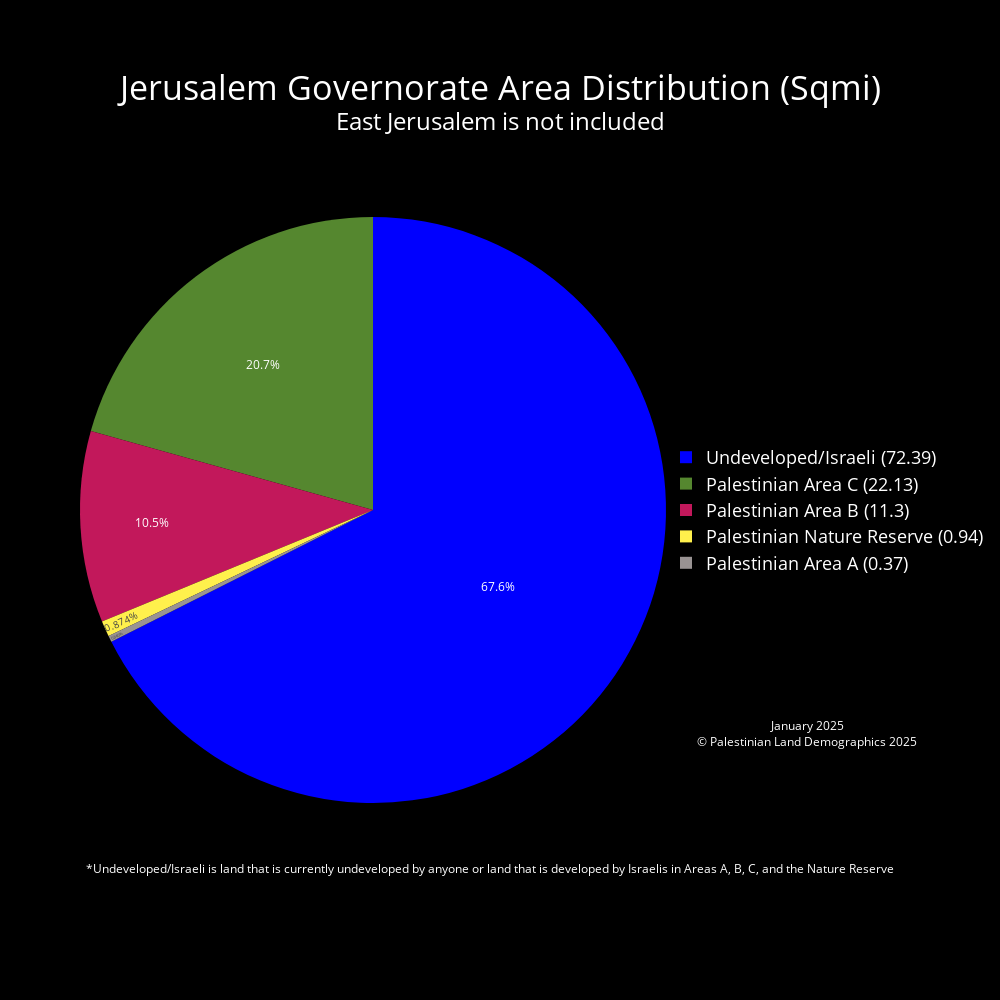

Here is the notebook cell this chart was saved with:
### Code cell
# Jerusalem Governorate (Not including East Jerusalem)
West_Bank_Governorates = Governorates[Governorates['Governorates_Code'] < 2000]
Jerusalem_gov = West_Bank_Governorates[West_Bank_Governorates['Governorates_Name'] == 'Jerusalem']
# Clip to Governorate
Jerusalem_land_mass = gpd.clip(Palestinian_Land_Mass, Jerusalem_gov)
Jerusalem_seam_zone = gpd.clip(Seam_Zone, Jerusalem_gov)
# Calculate Area for clipped layer
Jerusalem_land_mass['Area_sqmi'] = Jerusalem_land_mass['geometry'].to_crs(epsg=28191).area * 3.8610215854245e-7
Jerusalem_seam_zone['Area_sqmi'] = Jerusalem_seam_zone['geometry'].to_crs(epsg=28191).area * 3.8610215854245e-7
# Plot for Visualization (Includes East Jerusalem)
fig, ax = plt.subplots()
Jerusalem_gov.plot(ax = ax, facecolor = "white", edgecolor = "black", label = "Jerusalem Governorate")
Jerusalem_seam_zone.plot(ax=ax, facecolor = "#1a237e", edgecolor = "#1a237e", label = "Palestinian Seam Zone in Jerusalem")
Jerusalem_land_mass.plot(ax = ax, facecolor = "green", edgecolor = "green", label = "Palestinian Land Mass in Jerusalem")
plt.title(f"Palestinian Land Mass Jerusalem")
plt.xlabel('Longitude')
plt.ylabel('Latitude')
plt.show()
# Calculate the land mass in areas a, b, c etc.. Excludes East Jerusalem, and East Jerusalem land area
# Jerusalem_seam_zone['Area_sqmi'].groupby([Jerusalem_seam_zone['CLASS']]).sum()
# Palestinian_Land_Mass_East_Jerusalem['Area_sqmi'].groupby(Palestinian_Land_Mass_East_Jerusalem['CLASS']).sum()
# Palestinian_Seam_Zone_East_Jerusalem['Area_sqmi'].groupby(Palestinian_Seam_Zone_East_Jerusalem['CLASS']).sum()
Jerusalem_gov_area_a_area = Jerusalem_land_mass[Jerusalem_land_mass['CLASS'] == 'A']['Area_sqmi'].sum() + Jerusalem_seam_zone[Jerusalem_seam_zone['CLASS'] == 'A']['Area_sqmi'].sum()
Jerusalem_gov_area_b_area = Jerusalem_land_mass[Jerusalem_land_mass['CLASS'] == 'B']['Area_sqmi'].sum() + Jerusalem_seam_zone[Jerusalem_seam_zone['CLASS'] == 'B']['Area_sqmi'].sum()
East_Jerusalem_seam_zone_area = Palestinian_Seam_Zone_East_Jerusalem[Palestinian_Seam_Zone_East_Jerusalem['CLASS'] == 'C']['Area_sqmi'].sum()
Jerusalem_area_c_seam_zone = Jerusalem_seam_zone[Jerusalem_seam_zone['CLASS'] == 'C']['Area_sqmi'].sum() - East_Jerusalem_seam_zone_area # for total Palestinian land in seam zone
East_Jerusalem_area_c_area = Palestinian_Land_Mass_East_Jerusalem[Palestinian_Land_Mass_East_Jerusalem['CLASS'] == 'C']['Area_sqmi'].sum()
Jerusalem_gov_area_c_area = Jerusalem_land_mass[Jerusalem_land_mass['CLASS'] == 'C']['Area_sqmi'].sum() - East_Jerusalem_area_c_area + Jerusalem_area_c_seam_zone # for total Palestinian land in Area C
Jerusalem_gov_nature_reserve_area = Jerusalem_land_mass[Jerusalem_land_mass['CLASS'] == 'Nature Reserve']['Area_sqmi'].sum()
Jerusalem_gov_areaNoEJ = Governorates[Governorates["Governorates_Name"] == "Jerusalem"]["Area_sqmi"].iloc[0] -east_jerusalem_area
print(Jerusalem_gov_areaNoEJ)
open_or_israeli_area = Jerusalem_gov_areaNoEJ - Jerusalem_gov_area_a_area - Jerusalem_gov_area_b_area - Jerusalem_gov_area_c_area - Jerusalem_gov_nature_reserve_area

# declaring data from land mass calculations
data = [Jerusalem_gov_area_a_area, Jerusalem_gov_area_b_area, Jerusalem_gov_area_c_area, Jerusalem_gov_nature_reserve_area, open_or_israeli_area]

# Custom color palette and labels
label_color_dict = {'Palestinian Area A' : '#999393', 'Palestinian Area B' : '#C2185B', 'Palestinian Area C' : '#55872F','Palestinian Nature Reserve' : '#FFF04C', 'Undeveloped/Israeli' : '#0000FF'}
labels = list(label_color_dict.keys())
palette_color = list(label_color_dict.values())
custom_labels = [f'{label} ({round(value, 2)})' for label, value in zip(labels, data)]

# Pie chart using plotly
fig = go.Figure(
    data=[
        go.Pie(
            labels=custom_labels,
            values=data,
            marker=dict(colors=palette_color)
            
        )
    ]
)

fig.update_traces(textposition='inside',       # puts text inside the pie chart
                    textinfo = 'percent'        # shows us the percent and the area in sqmi ('percent+label' to show both)
                    )      # color of the labels inside the pie chart are set to white

fig.update_layout(
    paper_bgcolor='black',       # background color around the plot  
    plot_bgcolor='black',        # background color of the plot
    font_color='white',          # color of the legend and title
    title={
        'text': 'Jerusalem Governorate Area Distribution (Sqmi)<br><sup>East Jerusalem is not included</sup>',
        'x': 0.5,                # Middle
        'y': 0.90,                # Nearly at the top
        'xanchor': 'center',
        'yanchor': 'middle',
        'font': {'size': 34}     # Increase font size for the title
    },
    legend={
        'font': {'size': 18},     # Increase font size for the legend
        'x': 1,                   # Position legend to the right of the pie chart
        'y': 0.5,                 # Position legend in the middle
        'xanchor': 'left',
        'yanchor': 'middle'
    },
    annotations=[
        dict(
            text="*Undeveloped/Israeli is land that is currently undeveloped by anyone or land that is developed by Israelis in Areas A, B, C, and the Nature Reserve",
            x=0.7,
            y=0.05,
            showarrow=False,
            font=dict(color='white', size=12),
            xanchor='center'
        ),
        dict(
            text="January 2025<br>© Palestinian Land Demographics 2025",
            x=1.05,
            y=0.25,
            showarrow=False,
            font=dict(color='white', size=12),
            xanchor='left',
            yanchor='top'
        )
    ],
    width=1000,                  # width and height of the pie chart
    height=1000
)

fig.write_html('January2025\PieCharts_HTML\Jerusalem_Governorate_Area_Distribution_Pie_Chart.html')
fig.show()

hti = Html2Image(size=(1000, 1000))
# Set the output path
hti.output_path = 'January2025/PieCharts_JPG'

# Take a screenshot of the HTML file and save it as a JPG file
hti.screenshot(
    html_file='January2025/PieCharts_HTML/Jerusalem_Governorate_Area_Distribution_Pie_Chart.html',
    save_as='Jerusalem_Governorate_Area_Distribution_Pie_Chart.jpg'
)

### Figure 1 — Plotly figure (JSON) as saved in the notebook; plotly's stock layout.template omitted (floating-point values rounded to 4 significant figures)
{"data": [{"labels": ["Palestinian Area A (0.37)", "Palestinian Area B (11.3)", "Palestinian Area C (22.13)", "Palestinian Nature Reserve (0.94)", "Undeveloped/Israeli (72.39)"], "marker": {"colors": ["#999393", "#C2185B", "#55872F", "#FFF04C", "#0000FF"]}, "textinfo": "percent", "textposition": "inside", "type": "pie", "values": [0.3706, 11.3, 22.13, 0.9366, 72.39]}], "layout": {"annotations": [{"font": {"color": "white", "size": 12}, "showarrow": false, "text": "*Undeveloped/Israeli is land that is currently undeveloped by anyone or land that is developed by Israelis in Areas A, B, C, and the Nature Reserve", "x": 0.7, "xanchor": "center", "y": 0.05}, {"font": {"color": "white", "size": 12}, "showarrow": false, "text": "January 2025<br>© Palestinian Land Demographics 2025", "x": 1.05, "xanchor": "left", "y": 0.25, "yanchor": "top"}], "font": {"color": "white"}, "height": 1000, "legend": {"font": {"size": 18}, "x": 1, "xanchor": "left", "y": 0.5, "yanchor": "middle"}, "paper_bgcolor": "black", "plot_bgcolor": "black", "title": {"font": {"size": 34}, "text": "Jerusalem Governorate Area Distribution (Sqmi)<br><sup>East Jerusalem is not included</sup>", "x": 0.5, "xanchor": "center", "y": 0.9, "yanchor": "middle"}, "width": 1000}}
